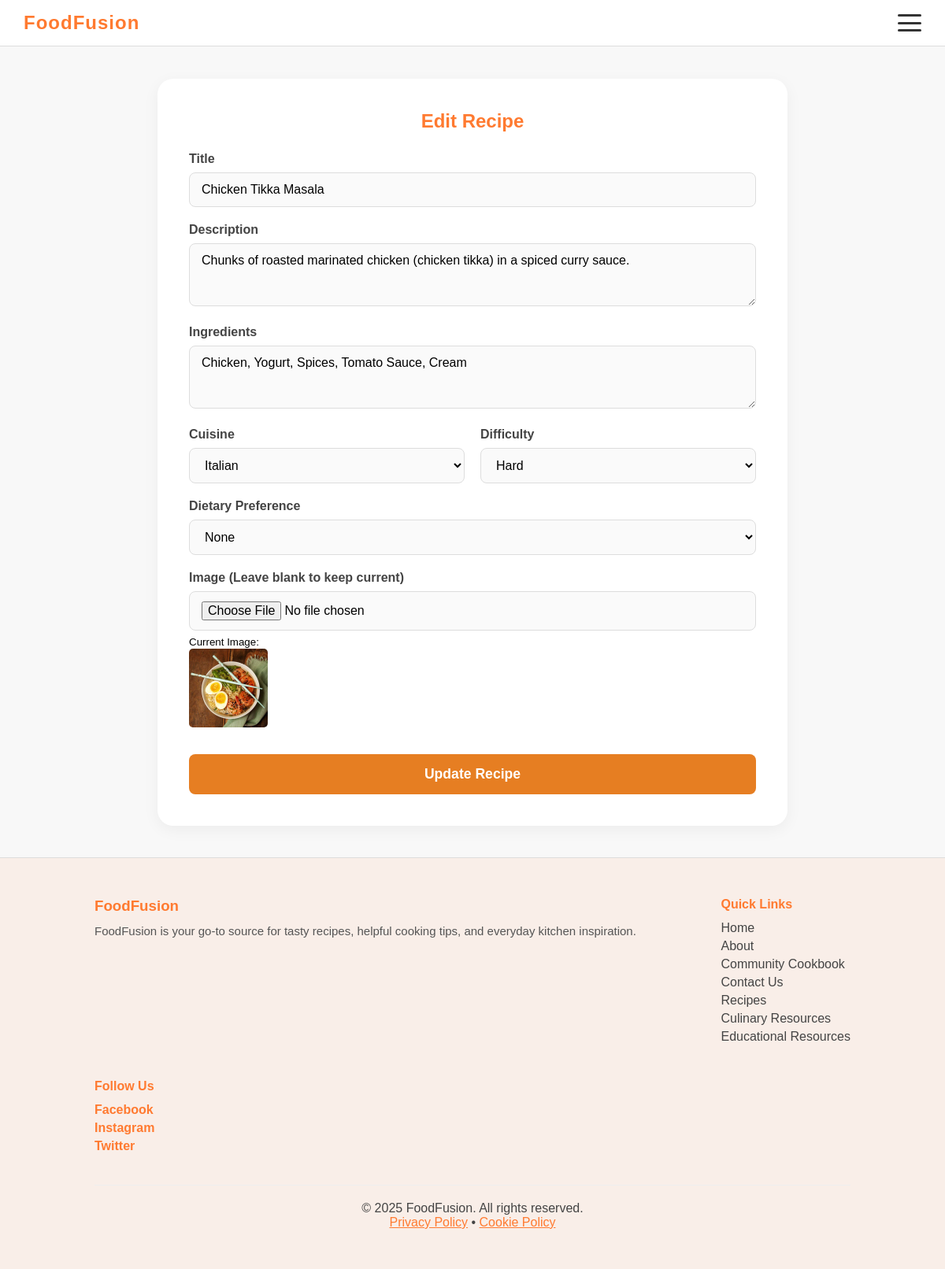
The page /recipes_edit.php?id=9 (signed in) on the database its author committed.
### tables this page shows
CREATE TABLE `recipes` (
  `id` int(11) NOT NULL,
  `title` varchar(255) NOT NULL,
  `description` text NOT NULL,
  `ingredients` text NOT NULL,
  `cuisine_type` varchar(100) NOT NULL,
  `dietary_preference` varchar(100) NOT NULL,
  `difficulty` text NOT NULL,
  `image` varchar(255) DEFAULT NULL,
  `user_id` int(11) NOT NULL,
  `created_at` timestamp NOT NULL DEFAULT current_timestamp()
);

### recipes_edit.php (the view, shortened to what this page needs)
<?php
require("./database/config.php");
$id = $_GET['id'];
$sql = "SELECT * FROM recipes WHERE id=$id";
$result = $connection->query($sql);
$row = $result->fetch_assoc();
?>
<!DOCTYPE html>
<html lang="en">
<head>
    <link rel="stylesheet" href="./css/style.css?v=<?php echo time(); ?>">
</head>
<body>
    <?php require("./components/navbar.php") ?>
    <div class="form-container section">
        <h2>Edit Recipe</h2>
        <form action="./controllers/client/ClientRecipesController.php" method="POST" enctype="multipart/form-data">
            <div class="form-group">
                <label>Title</label>
                <input type="text" name="title" value="<?php echo $row['title']; ?>" required class="form-input">
            </div>
            <div class="form-group">
                <label>Description</label>
                <textarea name="description" required class="form-input" rows="3"><?php echo $row['description']; ?></textarea>
            </div>
            <div class="form-group">
                <label>Ingredients</label>
                <textarea name="ingredients" required class="form-input" rows="3"><?php echo $row['ingredients']; ?></textarea>
            </div>
            <div class="form-row">
                <div class="form-group">
                    <label>Cuisine</label>
                     <select name="cuisine_type" class="form-input">
                        <option value="Italian" <?php if($row['cuisine_type']=='Italian') echo 'selected'; ?>>Italian</option>
                    </select>
                </div>
                <div class="form-group">
                    <label>Difficulty</label>
                     <select name="difficulty" class="form-input">
                        <option value="Hard" <?php if($row['difficulty']=='Hard') echo 'selected'; ?>>Hard</option>
                    </select>
                </div>
            </div>
            <div class="form-group">
                 <label>Dietary Preference</label>
                <select name="dietary_preference" class="form-input">
                    <option value="None" <?php if($row['dietary_preference']=='None') echo 'selected'; ?>>None</option>
                </select>
            </div>
            <div class="form-group">
                <label>Image (Leave blank to keep current)</label>
                <input type="file" name="image" class="form-input">
                <?php if($row['image']): ?>
                    <div style="margin-top:5px;">
                        <small>Current Image:</small><br>
                        <img src="<?php echo $row['image']; ?>" style="width: 100px; border-radius: 5px;">
                    </div>
                <?php endif; ?>
            </div>
            <button type="submit" name="update_recipe" class="submit-btn" style="background: #e67e22; color: #fff;">Update Recipe</button>
        </form>
    </div>
    <?php require("./components/footer.php") ?>
</body>
</html>

### css/style.css (style rules this page uses)
* { margin: 0; padding: 0; box-sizing: border-box; font-family: Arial, sans-serif; }
body { background: #f8f8f8; }
.form-container { max-width: 800px; margin: 100px auto 40px; background: white; padding: 40px; border-radius: 20px; box-shadow: 0 5px 20px rgba(0,0,0,0.05); }
.form-container h2 { color: #FF7A30; margin-bottom: 25px; text-align: center; }
.form-group { margin-bottom: 20px; }
.form-row { display: flex; gap: 20px; }
.form-row .form-group { flex: 1; }
.form-container label { display: block; margin-bottom: 8px; font-weight: 600; color: #444; }
.form-input { width: 100%; padding: 12px 15px; border: 1px solid #ddd; border-radius: 8px; font-size: 1rem; background: #fafafa; transition: 0.3s; }
.submit-btn { width: 100%; padding: 15px; background: #FF7A30; color: white; border: none; border-radius: 8px; font-size: 1.1rem; font-weight: bold; cursor: pointer; transition: 0.3s; margin-top: 10px; }

### rows shown on the page
recipes: title "Chicken Tikka Masala", description "Chunks of roasted marinated chicken (chicken tikka) in a spiced curry sauce.", ingredients "Chicken, Yogurt, Spices, Tomato Sauce, Cream", difficulty "Hard", image (picture)
